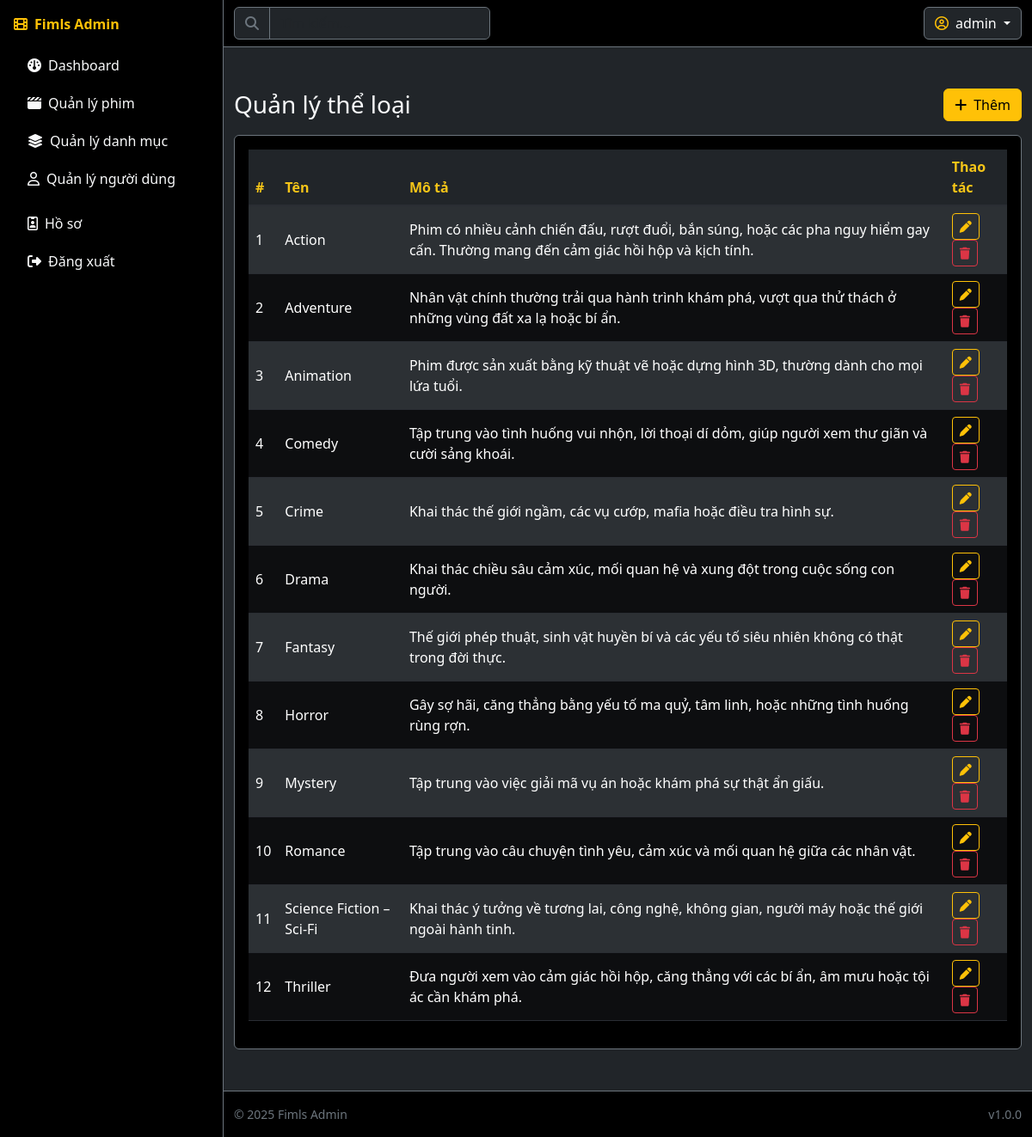
/admin/manage_categories.php (signed in), run on the app's committed database.
### tables this page shows
CREATE TABLE `categories` (
  `id` int(11) NOT NULL,
  `name` varchar(100) NOT NULL,
  `description` text DEFAULT NULL,
  `created_at` timestamp NOT NULL DEFAULT current_timestamp()
);

### admin/manage_categories.php (the view, shortened to what this page needs)
<?php include __DIR__ . '/includes/header.php'; ?>
<div class="admin-layout">
<?php include __DIR__ . '/includes/sidebar.php'; ?>
<div>
<?php include __DIR__ . '/includes/topbar.php'; ?>
<?php
$cats = $mysqli->query('SELECT id, name, description FROM categories ORDER BY name ASC');
?>
<main class="container-fluid my-4 my-md-5">
  <div class="d-flex justify-content-between align-items-center mb-3">
    <h3 class="section-title m-0">Quản lý thể loại</h3>
    <button class="btn btn-warning" data-bs-toggle="modal" data-bs-target="#addCatModal"><i class="fa-solid fa-plus me-2"></i>Thêm</button>
  </div>
  <div class="row g-4">
    <div class="col-12">
      <div class="card bg-black border-secondary">
        <div class="card-body">
          <div class="table-responsive">
            <table class="table table-dark table-striped align-middle">
              <thead class="table-dark">
                <tr>
                  <th>#</th>
                  <th>Tên</th>
                  <th>Mô tả</th>
                  <th>Thao tác</th>
                </tr>
              </thead>
              <tbody>
                <?php $i = 1; while ($c = $cats->fetch_assoc()): ?>
                <tr>
                  <td><?php echo $i++; ?></td>
                  <td><?php echo htmlspecialchars($c['name']); ?></td>
                  <td><?php echo htmlspecialchars($c['description']); ?></td>
                  <td>
                    <a class="btn btn-sm btn-outline-warning" href="?action=edit&id=<?php echo $c['id']; ?>"><i class="fa-solid fa-pen"></i></a>
                    <form method="post" style="display:inline" onsubmit="return confirm('Xóa thể loại?');">
                      <button class="btn btn-sm btn-outline-danger"><i class="fa-solid fa-trash"></i></button>
                    </form>
                  </td>
                </tr>
                <?php endwhile; ?>
              </tbody>
            </table>
          </div>
        </div>
      </div>
    </div>
  </div>
</main>
<?php include __DIR__ . '/includes/footer.php'; ?>

### admin/includes/header.php (shortened to what this page needs)
<!DOCTYPE html>
<html lang="vi">
<head>
    <link href="https://cdn.jsdelivr.net/npm/bootstrap@5.3.3/dist/css/bootstrap.min.css" rel="stylesheet">
    <link rel="stylesheet" href="https://cdnjs.cloudflare.com/ajax/libs/font-awesome/6.5.0/css/all.min.css">
    <link rel="stylesheet" href="<?php echo BASE_PATH; ?>/assets/css/admin.css">
</head>
<body class="bg-dark text-light">

### admin/includes/sidebar.php
<aside class="admin-sidebar d-flex flex-column p-3 bg-black border-end border-secondary">
  <a href="<?php echo BASE_PATH; ?>/admin/dashboard.php" class="navbar-brand text-warning fw-bold mb-3"><i class="fa-solid fa-film me-2"></i>Fimls Admin</a>
  <ul class="nav nav-pills flex-column gap-1">
    <li class="nav-item"><a class="nav-link text-light" href="<?php echo BASE_PATH; ?>/admin/dashboard.php"><i class="fa-solid fa-gauge me-2"></i>Dashboard</a></li>
    <li class="nav-item"><a class="nav-link text-light" href="<?php echo BASE_PATH; ?>/admin/manage_movies.php"><i class="fa-solid fa-clapperboard me-2"></i>Quản lý phim</a></li>
    <li class="nav-item"><a class="nav-link text-light" href="<?php echo BASE_PATH; ?>/admin/manage_categories.php"><i class="fa-solid fa-layer-group me-2"></i>Quản lý danh mục</a></li>
    <li class="nav-item"><a class="nav-link text-light" href="<?php echo BASE_PATH; ?>/admin/manage_users.php"><i class="fa-regular fa-user me-2"></i>Quản lý người dùng</a></li>
    <li class="nav-item mt-2"><a class="nav-link text-light" href="<?php echo BASE_PATH; ?>/admin/profile.php"><i class="fa-regular fa-id-badge me-2"></i>Hồ sơ</a></li>
    <li class="nav-item"><a class="nav-link text-light" href="<?php echo BASE_PATH; ?>/logout.php"><i class="fa-solid fa-right-from-bracket me-2"></i>Đăng xuất</a></li>
  </ul>
</aside>

### admin/includes/topbar.php (shortened to what this page needs)
<nav class="admin-topbar navbar navbar-dark bg-black border-bottom border-secondary">
  <div class="container-fluid">
    <form class="d-none d-md-flex" role="search">
      <div class="input-group">
        <span class="input-group-text bg-dark text-secondary border-secondary"><i class="fa-solid fa-magnifying-glass"></i></span>
        <input class="form-control bg-dark text-light border-secondary" type="search" placeholder="Tìm kiếm...">
      </div>
    </form>
    <div class="dropdown">
      <button class="btn btn-dark border border-secondary dropdown-toggle" data-bs-toggle="dropdown">
        <i class="fa-regular fa-circle-user text-warning me-2"></i><?php echo htmlspecialchars($_SESSION['user']['username'] ?? 'Admin'); ?>
      </button>
    </div>
  </div>
</nav>

### admin/includes/footer.php (shortened to what this page needs)
<footer class="admin-footer bg-black border-top border-secondary mt-auto py-3">
  <div class="container-fluid d-flex justify-content-between text-secondary small">
    <span>&copy; <span id="year"></span> Fimls Admin</span>
    <span>v1.0.0</span>
  </div>
</footer>
</body>
</html>

### assets/css/admin.css (style rules this page uses)
:root { --admin-bg: #0f0f10; --admin-panel: #111214; --admin-border: #2a2d33; --admin-gold: #f5c518; }
body { background-color: var(--admin-bg); }
.admin-layout { display: grid; grid-template-columns: 260px 1fr; min-height: 100vh; }
.admin-sidebar { min-height: 100vh; width: 260px; position: sticky; top: 0; }
.admin-topbar { position: sticky; top: 0; z-index: 1020; }
.nav-link { border-radius: .375rem; }
.card { background-color: #0d0e10; border: 1px solid var(--admin-border); }
.table { --bs-table-bg: #0d0e10; --bs-table-border-color: var(--admin-border); }
.table td { vertical-align: middle; }
.table th { border-bottom: 2px solid var(--admin-border); font-weight: 600; color: var(--admin-gold); }

### data on the page
categories: name "Action", description "Phim có nhiều cảnh chiến đấu, rượt đuổi, bắn súng, hoặc các pha nguy hiểm gay cấn. Thường mang đến cảm giác hồi hộp và kịch tính."
categories: name "Adventure", description "Nhân vật chính thường trải qua hành trình khám phá, vượt qua thử thách ở những vùng đất xa lạ hoặc bí ẩn."
categories: name "Animation", description "Phim được sản xuất bằng kỹ thuật vẽ hoặc dựng hình 3D, thường dành cho mọi lứa tuổi."
categories: name "Comedy", description "Tập trung vào tình huống vui nhộn, lời thoại dí dỏm, giúp người xem thư giãn và cười sảng khoái."
categories: name "Crime", description "Khai thác thế giới ngầm, các vụ cướp, mafia hoặc điều tra hình sự."
categories: name "Drama", description "Khai thác chiều sâu cảm xúc, mối quan hệ và xung đột trong cuộc sống con người."
categories: name "Fantasy", description "Thế giới phép thuật, sinh vật huyền bí và các yếu tố siêu nhiên không có thật trong đời thực."
categories: name "Horror", description "Gây sợ hãi, căng thẳng bằng yếu tố ma quỷ, tâm linh, hoặc những tình huống rùng rợn."
categories: name "Mystery", description "Tập trung vào việc giải mã vụ án hoặc khám phá sự thật ẩn giấu."
categories: name "Romance", description "Tập trung vào câu chuyện tình yêu, cảm xúc và mối quan hệ giữa các nhân vật."
categories: name "Science Fiction – Sci-Fi", description "Khai thác ý tưởng về tương lai, công nghệ, không gian, người máy hoặc thế giới ngoài hành tinh."
categories: name "Thriller", description "Đưa người xem vào cảm giác hồi hộp, căng thẳng với các bí ẩn, âm mưu hoặc tội ác cần khám phá."

### other printed values
$_SESSION['user']['username'] "admin"
